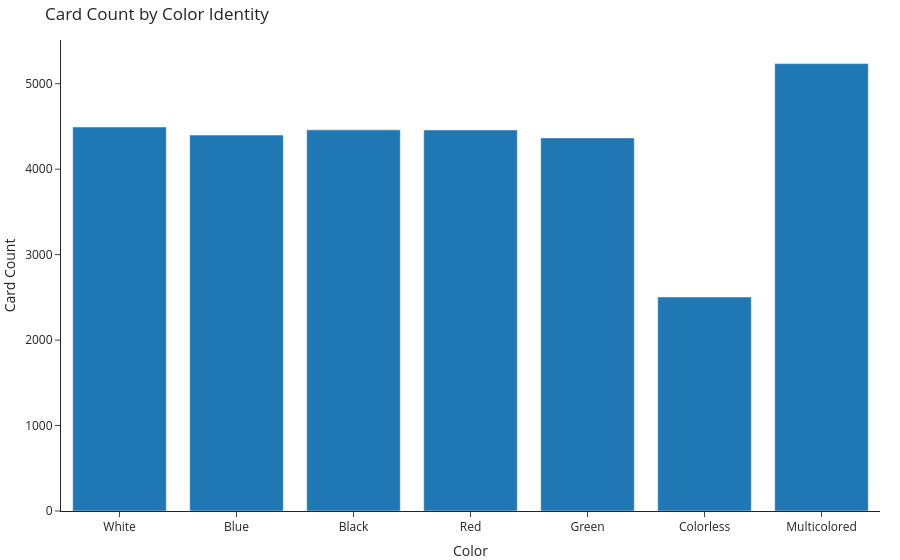

Notebook code for this chart:
### Code cell
plot_color_identity_distribution(cards_df)

### Figure 1 — Plotly figure (JSON) as saved in the notebook; plotly's stock layout.template omitted (floating-point values rounded to 4 significant figures)
{"data": [{"hovertemplate": "Color=%{x}<br>Card Count=%{y}<extra></extra>", "legendgroup": "", "marker": {"color": "#1F77B4", "pattern": {"shape": ""}}, "name": "", "orientation": "v", "showlegend": false, "textposition": "auto", "type": "bar", "x": ["White", "Blue", "Black", "Red", "Green", "Colorless", "Multicolored"], "xaxis": "x", "y": [4494, 4399, 4460, 4459, 4366, 2505, 5236], "yaxis": "y"}], "layout": {"barmode": "relative", "legend": {"tracegroupgap": 0}, "title": {"text": "Card Count by Color Identity"}, "xaxis": {"anchor": "y", "domain": [0, 1], "title": {"text": "Color"}}, "yaxis": {"anchor": "x", "domain": [0, 1], "title": {"text": "Card Count"}}}}
